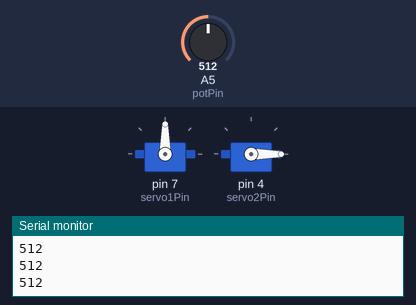
Bench run of a sketch on a simulated Arduino Uno, built with avr-gcc and run on an emulated ATmega328P. Shown: 2 × servo, the last lines printed to the serial monitor. The inputs (shaded band) are chosen by the test bench; at power-on: A5 (potPin) = 512.

Above: at 1.2 s.
1.3 s: A5 (potPin) set to 716
At 1.9 s:
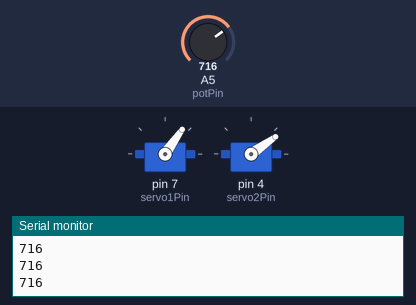
2.8 s: A5 (potPin) set to 900
At 3.1 s:
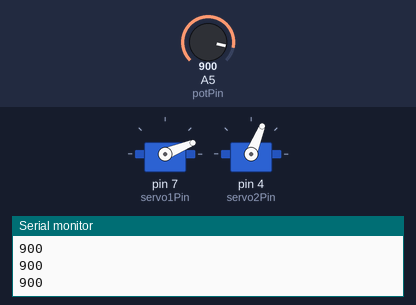
4.3 s: A5 (potPin) set to 1023
At 5.4 s:
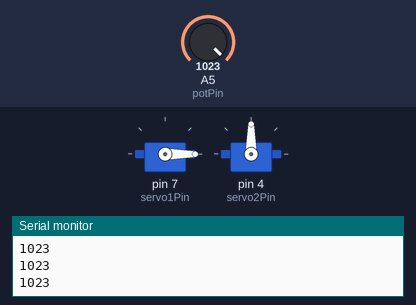
5.8 s: A5 (potPin) set to 511
At 6.6 s:
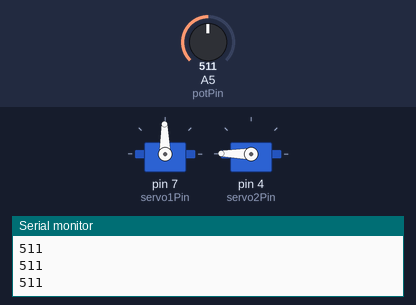
7.3 s: A5 (potPin) set to 306
At 7.7 s:
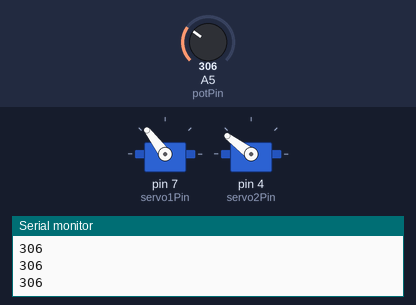
8.8 s: A5 (potPin) set to 122
At 9.9 s:
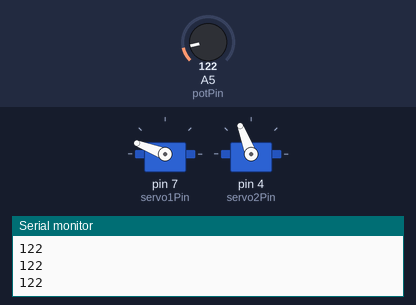
Timing chart, 0 to 11.3 s (numbered marks = the images above; inputs shaded):
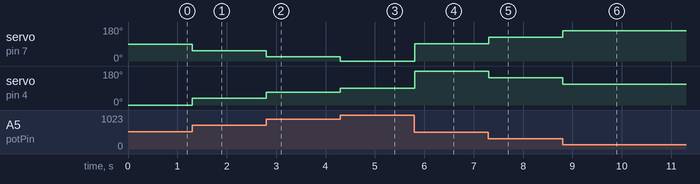

The sketch:

TransistorTest.ino
```cpp
#include <Servo.h>

Servo servo1;
Servo servo2;
int servo1Pin = 7;
int servo2Pin = 4;

int potPin = A5;

void setup() {
  Serial.begin(9600);

  servo1.attach(servo1Pin);
  servo2.attach(servo2Pin);
  servo1.write(0);
  servo2.write(0);

  pinMode(potPin, INPUT);
}

void loop(){
  int potVal = analogRead(potPin);
  int potVal1 = map(potVal, 0, 1023, 180, 0);
  int potVal2 = 0;

  if (potVal1 > 90){
    potVal2 = map(potVal1, 90, 180, 180, 90);
  }
  else if(potVal1 <= 90){
    potVal2 = map(potVal1, 0, 90, 90, 0);
  }

  servo1.write(potVal1);
  servo2.write(potVal2);

  Serial.println(potVal);
}
```

Measured:
- after the input at 1.3 s, servo on pin 7 (servo1Pin): 90° → 55° at once; servo on pin 4 (servo2Pin): 0° → 35° at once
- after the input at 2.8 s, servo on pin 7 (servo1Pin): 55° → 22° at once; servo on pin 4 (servo2Pin): 35° → 68° at once
- after the input at 4.3 s, servo on pin 7 (servo1Pin): 22° → 0° at once; servo on pin 4 (servo2Pin): 68° → 90° at once
- after the input at 5.8 s, servo on pin 7 (servo1Pin): 0° → 91° at once; servo on pin 4 (servo2Pin): 90° → 179° at once
- after the input at 7.3 s, servo on pin 7 (servo1Pin): 91° → 127° at once; servo on pin 4 (servo2Pin): 179° → 143° at once
- after the input at 8.8 s, servo on pin 7 (servo1Pin): 127° → 159° at once; servo on pin 4 (servo2Pin): 143° → 111° at once
